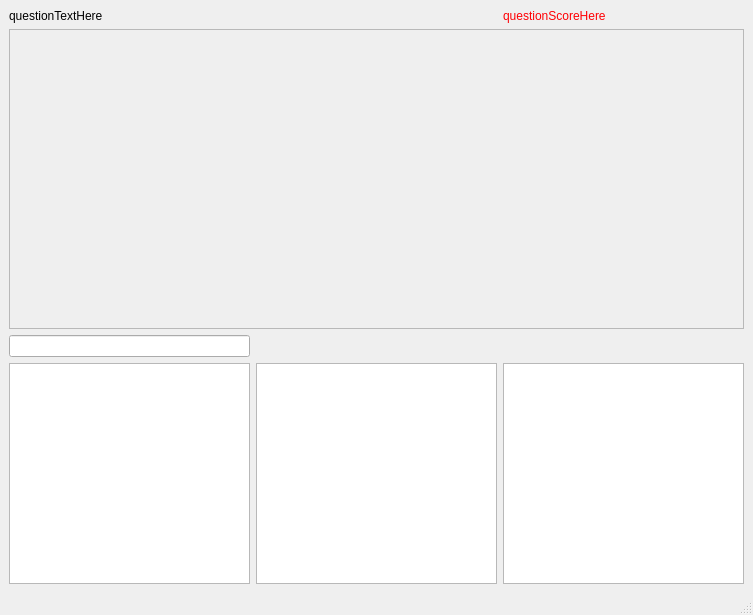
<?xml version="1.0" encoding="UTF-8"?>
<ui version="4.0">
 <class>MainWindow</class>
 <widget class="QMainWindow" name="MainWindow">
  <property name="geometry">
   <rect>
    <x>0</x>
    <y>0</y>
    <width>753</width>
    <height>615</height>
   </rect>
  </property>
  <property name="windowTitle">
   <string>Esdc Feature Browser</string>
  </property>
  <widget class="QWidget" name="centralwidget">
   <layout class="QGridLayout" name="gridLayout">
    <item row="3" column="2">
     <widget class="QTableView" name="featureTable">
      <property name="selectionMode">
       <enum>QAbstractItemView::SingleSelection</enum>
      </property>
      <property name="selectionBehavior">
       <enum>QAbstractItemView::SelectRows</enum>
      </property>
      <property name="sortingEnabled">
       <bool>true</bool>
      </property>
     </widget>
    </item>
    <item row="3" column="1">
     <widget class="QTreeView" name="esdcTreeView"/>
    </item>
    <item row="3" column="0">
     <widget class="QTableView" name="annotationTable"/>
    </item>
    <item row="1" column="0" colspan="3">
     <widget class="QFrame" name="matplotlibFrame">
      <property name="minimumSize">
       <size>
        <width>0</width>
        <height>300</height>
       </size>
      </property>
      <property name="frameShape">
       <enum>QFrame::StyledPanel</enum>
      </property>
      <property name="frameShadow">
       <enum>QFrame::Raised</enum>
      </property>
      <layout class="QGridLayout" name="gridLayout_2">
       <property name="margin">
        <number>0</number>
       </property>
       <property name="spacing">
        <number>0</number>
       </property>
      </layout>
     </widget>
    </item>
    <item row="0" column="0" colspan="2">
     <widget class="QLabel" name="questionLabel">
      <property name="text">
       <string>questionTextHere</string>
      </property>
     </widget>
    </item>
    <item row="0" column="2">
     <widget class="QLabel" name="questionScoreLabel">
      <property name="styleSheet">
       <string notr="true">font: 75 12pt &quot;Courier New&quot;;
color: rgb(255, 0, 4);</string>
      </property>
      <property name="text">
       <string>questionScoreHere</string>
      </property>
     </widget>
    </item>
    <item row="2" column="0">
     <widget class="QLineEdit" name="esdcFilter"/>
    </item>
   </layout>
  </widget>
  <widget class="QMenuBar" name="menubar">
   <property name="geometry">
    <rect>
     <x>0</x>
     <y>0</y>
     <width>753</width>
     <height>25</height>
    </rect>
   </property>
  </widget>
  <widget class="QStatusBar" name="statusbar"/>
 </widget>
 <resources/>
 <connections/>
</ui>
